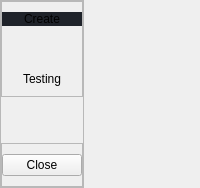
     <widget class="QWidget" name="left" native="true">
      <property name="styleSheet">
       <string notr="true"/>
      </property>
      <layout class="QVBoxLayout" name="verticalLayout">
       <property name="leftMargin">
        <number>0</number>
       </property>
       <property name="topMargin">
        <number>0</number>
       </property>
       <property name="rightMargin">
        <number>0</number>
       </property>
       <property name="bottomMargin">
        <number>0</number>
       </property>
       <item alignment="Qt::AlignLeft">
        <widget class="QFrame" name="left_menu">
         <property name="frameShape">
          <enum>QFrame::StyledPanel</enum>
         </property>
         <property name="frameShadow">
          <enum>QFrame::Raised</enum>
         </property>
         <layout class="QVBoxLayout" name="verticalLayout_2">
          <property name="leftMargin">
           <number>0</number>
          </property>
          <property name="topMargin">
           <number>0</number>
          </property>
          <property name="rightMargin">
           <number>0</number>
          </property>
          <property name="bottomMargin">
           <number>0</number>
          </property>
          <item>
           <widget class="QFrame" name="frame">
            <property name="frameShape">
             <enum>QFrame::StyledPanel</enum>
            </property>
            <property name="frameShadow">
             <enum>QFrame::Raised</enum>
            </property>
            <layout class="QVBoxLayout" name="verticalLayout_3">
             <property name="leftMargin">
              <number>0</number>
             </property>
             <property name="topMargin">
              <number>10</number>
             </property>
             <property name="rightMargin">
              <number>0</number>
             </property>
             <property name="bottomMargin">
              <number>10</number>
             </property>
             <item>
              <widget class="QWidget" name="widget_23" native="true">
               <property name="styleSheet">
                <string notr="true">background-color: rgb(31, 35, 42);
border-top-left-radius:10px;
border-bottom-left-radius:10px;</string>
               </property>
               <layout class="QHBoxLayout" name="horizontalLayout_35">
                <property name="leftMargin">
                 <number>0</number>
                </property>
                <property name="topMargin">
                 <number>0</number>
                </property>
                <property name="rightMargin">
                 <number>0</number>
                </property>
                <property name="bottomMargin">
                 <number>0</number>
                </property>
                <item>
                 <widget class="QPushButton" name="create_btn">
                  <property name="styleSheet">
                   <string notr="true"/>
                  </property>
                  <property name="text">
                   <string>Create</string>
                  </property>
                 </widget>
                </item>
               </layout>
              </widget>
             </item>
             <item>
              <spacer name="verticalSpacer_2">
               <property name="orientation">
                <enum>Qt::Vertical</enum>
               </property>
               <property name="sizeHint" stdset="0">
                <size>
                 <width>20</width>
                 <height>40</height>
                </size>
               </property>
              </spacer>
             </item>
             <item>
              <widget class="QWidget" name="widget_24" native="true">
               <property name="styleSheet">
                <string notr="true">
border-top-left-radius:10px;
border-bottom-left-radius:10px;</string>
               </property>
               <layout class="QHBoxLayout" name="horizontalLayout_36">
                <property name="leftMargin">
                 <number>0</number>
                </property>
                <property name="topMargin">
                 <number>0</number>
                </property>
                <property name="rightMargin">
                 <number>0</number>
                </property>
                <property name="bottomMargin">
                 <number>0</number>
                </property>
                <item>
                 <widget class="QPushButton" name="testing_btn">
                  <property name="styleSheet">
                   <string notr="true"/>
                  </property>
                  <property name="text">
                   <string>Testing</string>
                  </property>
                 </widget>
                </item>
               </layout>
              </widget>
             </item>
            </layout>
           </widget>
          </item>
          <item>
           <spacer name="verticalSpacer">
            <property name="orientation">
             <enum>Qt::Vertical</enum>
            </property>
            <property name="sizeHint" stdset="0">
             <size>
              <width>20</width>
              <height>40</height>
             </size>
            </property>
           </spacer>
          </item>
          <item alignment="Qt::AlignBottom">
           <widget class="QFrame" name="frame_2">
            <property name="frameShape">
             <enum>QFrame::StyledPanel</enum>
            </property>
            <property name="frameShadow">
             <enum>QFrame::Raised</enum>
            </property>
            <layout class="QHBoxLayout" name="horizontalLayout_2">
             <property name="leftMargin">
              <number>0</number>
             </property>
             <property name="topMargin">
              <number>10</number>
             </property>
             <property name="rightMargin">
              <number>0</number>
             </property>
             <property name="bottomMargin">
              <number>10</number>
             </property>
             <item>
              <widget class="QPushButton" name="close_btn">
               <property name="styleSheet">
                <string notr="true">QPushButton:hover{
	background-color: rgb(255, 0, 0);
}</string>
               </property>
               <property name="text">
                <string>Close</string>
               </property>
              </widget>
             </item>
            </layout>
           </widget>
          </item>
         </layout>
        </widget>
       </item>
      </layout>
     </widget>
